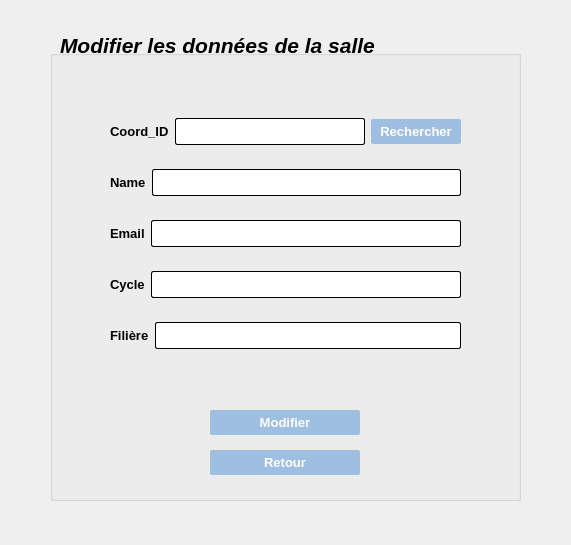
<?xml version="1.0" encoding="UTF-8"?>
<ui version="4.0">
 <class>EditCoord</class>
 <widget class="QDialog" name="EditCoord">
  <property name="geometry">
   <rect>
    <x>0</x>
    <y>0</y>
    <width>571</width>
    <height>545</height>
   </rect>
  </property>
  <property name="windowTitle">
   <string>Dialog</string>
  </property>
  <widget class="QLabel" name="label_5">
   <property name="geometry">
    <rect>
     <x>60</x>
     <y>20</y>
     <width>331</width>
     <height>51</height>
    </rect>
   </property>
   <property name="font">
    <font>
     <pointsize>16</pointsize>
     <italic>true</italic>
     <bold>true</bold>
    </font>
   </property>
   <property name="text">
    <string>Modifier les données de la salle</string>
   </property>
  </widget>
  <widget class="QGroupBox" name="groupBox">
   <property name="geometry">
    <rect>
     <x>50</x>
     <y>50</y>
     <width>471</width>
     <height>451</height>
    </rect>
   </property>
   <property name="title">
    <string/>
   </property>
   <widget class="QPushButton" name="EditButton">
    <property name="geometry">
     <rect>
      <x>160</x>
      <y>360</y>
      <width>150</width>
      <height>25</height>
     </rect>
    </property>
    <property name="font">
     <font>
      <pointsize>-1</pointsize>
      <bold>true</bold>
     </font>
    </property>
    <property name="styleSheet">
     <string notr="true">QPushButton{
color: #ffffff;
border-radius:2px;
background-color: rgb(159, 191, 226);
height: 25px;
font-size:13px;
}
QPushButton:hover:!pressed
{
	background-color: rgb(179, 216, 255);
}
QPushButton:pressed
{
              transition: 0.9s; 
}</string>
    </property>
    <property name="text">
     <string>Modifier</string>
    </property>
   </widget>
   <widget class="QPushButton" name="SalleReturn">
    <property name="geometry">
     <rect>
      <x>160</x>
      <y>400</y>
      <width>150</width>
      <height>25</height>
     </rect>
    </property>
    <property name="font">
     <font>
      <pointsize>-1</pointsize>
      <bold>true</bold>
     </font>
    </property>
    <property name="styleSheet">
     <string notr="true">QPushButton{
color: #ffffff;
border-radius:2px;
background-color: rgb(159, 191, 226);
height: 25px;
font-size:13px;
}
QPushButton:hover:!pressed
{
	background-color: rgb(179, 216, 255);
}
QPushButton:pressed
{
              transition: 0.9s; 
}</string>
    </property>
    <property name="text">
     <string>Retour</string>
    </property>
   </widget>
   <widget class="QWidget" name="layoutWidget">
    <property name="geometry">
     <rect>
      <x>60</x>
      <y>50</y>
      <width>351</width>
      <height>271</height>
     </rect>
    </property>
    <layout class="QVBoxLayout" name="verticalLayout">
     <item>
      <layout class="QHBoxLayout" name="horizontalLayout">
       <item>
        <widget class="QLabel" name="label">
         <property name="font">
          <font>
           <pointsize>10</pointsize>
           <italic>false</italic>
           <bold>true</bold>
          </font>
         </property>
         <property name="text">
          <string>Coord_ID</string>
         </property>
        </widget>
       </item>
       <item>
        <widget class="QLineEdit" name="Coord_ID">
         <property name="font">
          <font>
           <pointsize>10</pointsize>
          </font>
         </property>
         <property name="styleSheet">
          <string notr="true">QLineEdit{
	background-color: rgb(255, 255, 255);
	 border: 1px  solid;
     border-radius: 2px;
height:25px;
}</string>
         </property>
        </widget>
       </item>
       <item>
        <widget class="QPushButton" name="SearchButton">
         <property name="font">
          <font>
           <pointsize>-1</pointsize>
           <bold>true</bold>
          </font>
         </property>
         <property name="styleSheet">
          <string notr="true">QPushButton{
color: #ffffff;
border-radius:2px;
background-color: rgb(159, 191, 226);
height: 25px;
width:90px;
font-size:13px;
}
QPushButton:hover:!pressed
{
	background-color: rgb(179, 216, 255);
}
QPushButton:pressed
{
              transition: 0.9s; 
}</string>
         </property>
         <property name="text">
          <string>Rechercher</string>
         </property>
        </widget>
       </item>
      </layout>
     </item>
     <item>
      <layout class="QHBoxLayout" name="horizontalLayout_2">
       <item>
        <widget class="QLabel" name="label_2">
         <property name="font">
          <font>
           <pointsize>10</pointsize>
           <italic>false</italic>
           <bold>true</bold>
          </font>
         </property>
         <property name="text">
          <string>Name</string>
         </property>
        </widget>
       </item>
       <item>
        <widget class="QLineEdit" name="Name">
         <property name="font">
          <font>
           <pointsize>10</pointsize>
          </font>
         </property>
         <property name="styleSheet">
          <string notr="true">QLineEdit{
	background-color: rgb(255, 255, 255);
	 border: 1px  solid;
     border-radius: 2px;
height:25px;
}</string>
         </property>
        </widget>
       </item>
      </layout>
     </item>
     <item>
      <layout class="QHBoxLayout" name="horizontalLayout_3">
       <item>
        <widget class="QLabel" name="label_3">
         <property name="font">
          <font>
           <pointsize>10</pointsize>
           <italic>false</italic>
           <bold>true</bold>
          </font>
         </property>
         <property name="text">
          <string>Email</string>
         </property>
        </widget>
       </item>
       <item>
        <widget class="QLineEdit" name="Email">
         <property name="font">
          <font>
           <pointsize>10</pointsize>
          </font>
         </property>
         <property name="styleSheet">
          <string notr="true">QLineEdit{
	background-color: rgb(255, 255, 255);
	 border: 1px  solid;
     border-radius: 2px;
height:25px;
}</string>
         </property>
         <property name="echoMode">
          <enum>QLineEdit::Normal</enum>
         </property>
        </widget>
       </item>
      </layout>
     </item>
     <item>
      <layout class="QHBoxLayout" name="horizontalLayout_4">
       <item>
        <widget class="QLabel" name="label_4">
         <property name="font">
          <font>
           <pointsize>10</pointsize>
           <italic>false</italic>
           <bold>true</bold>
          </font>
         </property>
         <property name="text">
          <string>Cycle</string>
         </property>
        </widget>
       </item>
       <item>
        <widget class="QLineEdit" name="Cycle">
         <property name="font">
          <font>
           <pointsize>10</pointsize>
          </font>
         </property>
         <property name="styleSheet">
          <string notr="true">QLineEdit{
	background-color: rgb(255, 255, 255);
	 border: 1px  solid;
     border-radius: 2px;
height:25px;
}</string>
         </property>
         <property name="echoMode">
          <enum>QLineEdit::Normal</enum>
         </property>
        </widget>
       </item>
      </layout>
     </item>
     <item>
      <layout class="QHBoxLayout" name="horizontalLayout_6">
       <item>
        <widget class="QLabel" name="label_7">
         <property name="font">
          <font>
           <pointsize>10</pointsize>
           <italic>false</italic>
           <bold>true</bold>
          </font>
         </property>
         <property name="text">
          <string>Filière</string>
         </property>
        </widget>
       </item>
       <item>
        <widget class="QLineEdit" name="Filiere">
         <property name="font">
          <font>
           <pointsize>10</pointsize>
          </font>
         </property>
         <property name="styleSheet">
          <string notr="true">QLineEdit{
	background-color: rgb(255, 255, 255);
	 border: 1px  solid;
     border-radius: 2px;
height:25px;
}</string>
         </property>
         <property name="echoMode">
          <enum>QLineEdit::Normal</enum>
         </property>
        </widget>
       </item>
      </layout>
     </item>
    </layout>
   </widget>
  </widget>
 </widget>
 <resources/>
 <connections/>
</ui>
